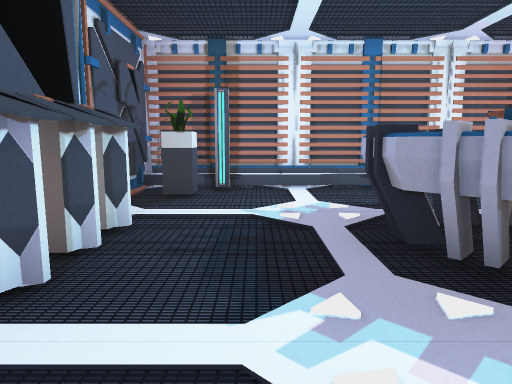
[1] (above)

24 first-person views from a walk through a scene from a Unity 3-D project. The camera is 1.2 m above the floor, tilts 8° down and sees 70° across. Doors are open. The floor is counted in squares, 1 m on a side. Each view is taken from the middle of a square. On the plan, view 1 faces up. The plan holds only what a view shows up to about 15 squares ahead; the rest is blank. The place goes on beyond the plan. The player is left out. Some surface patterns are stand-ins.

[2]
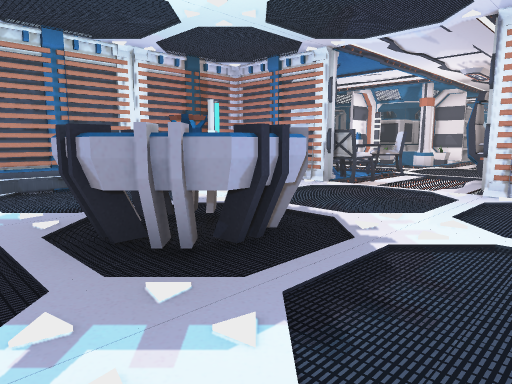

[3]
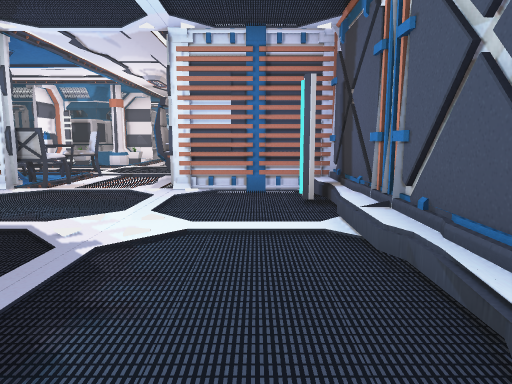

[4]
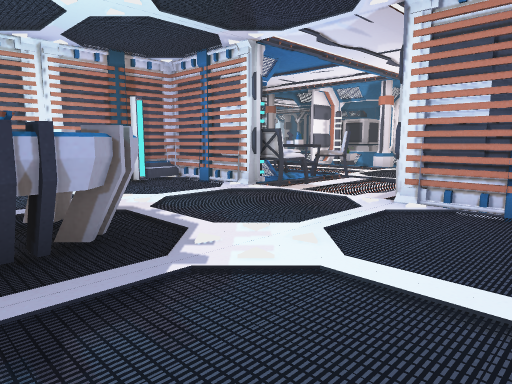

[5]
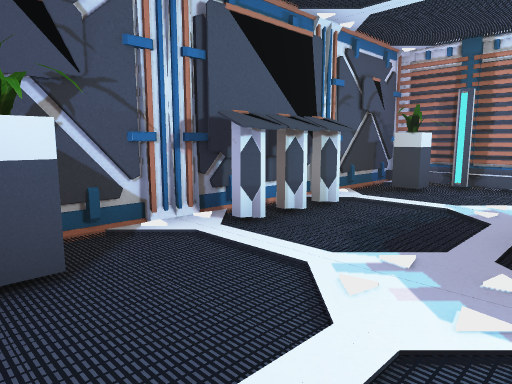

[6]
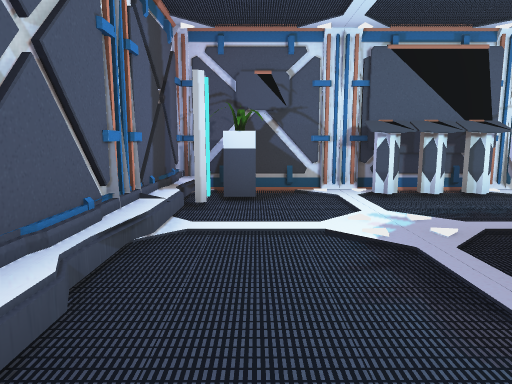

[7]
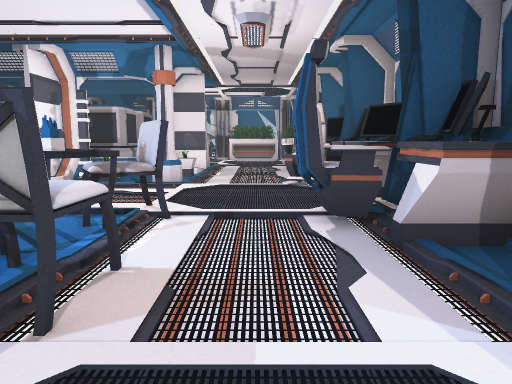

[8]
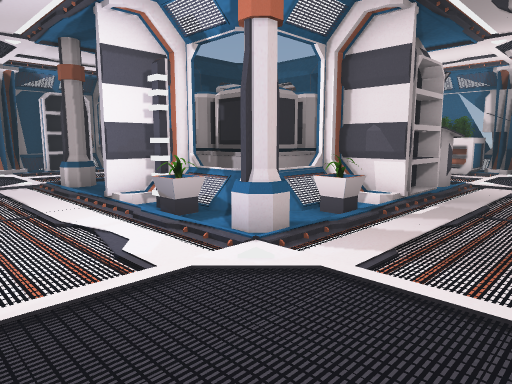

[9]
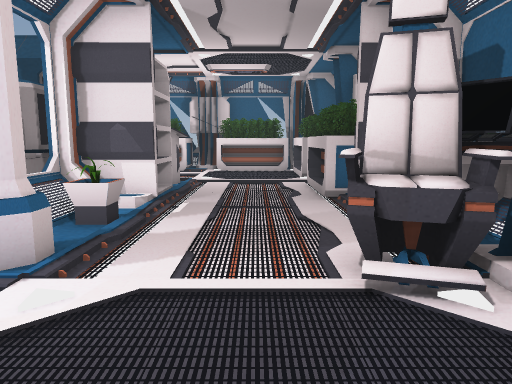

[10]
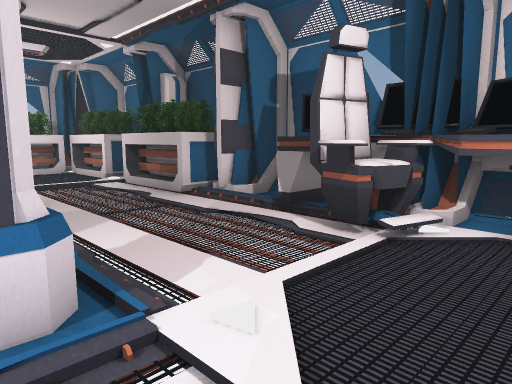

[11]
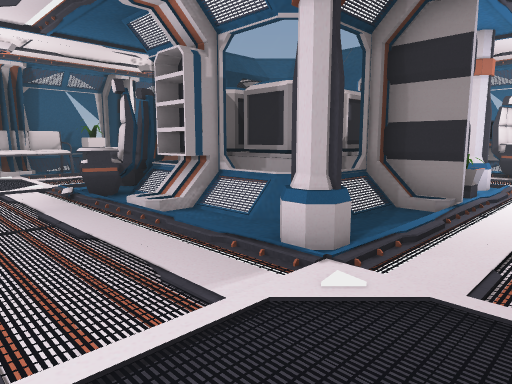

[12]
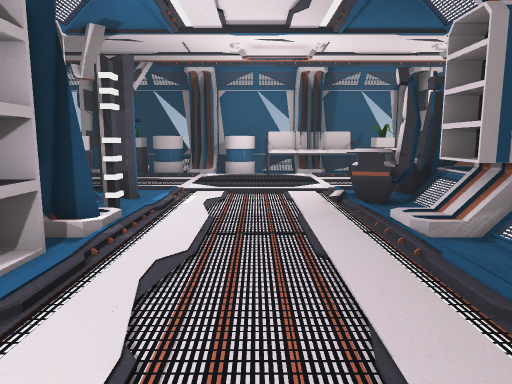

[13]
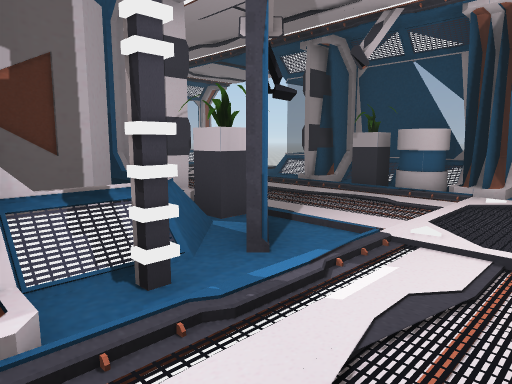

[14]
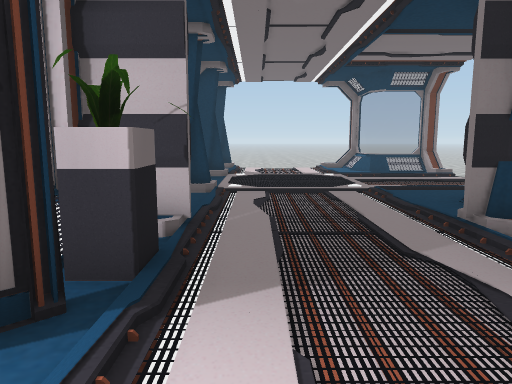

[15]
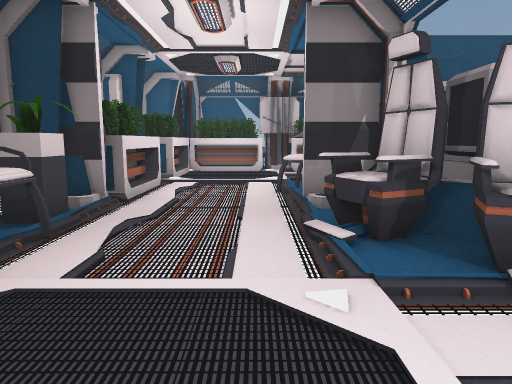

[16]
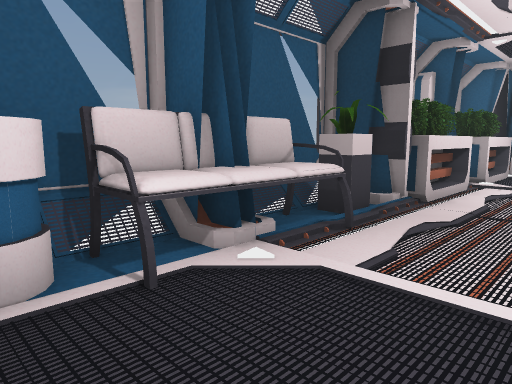

[17]
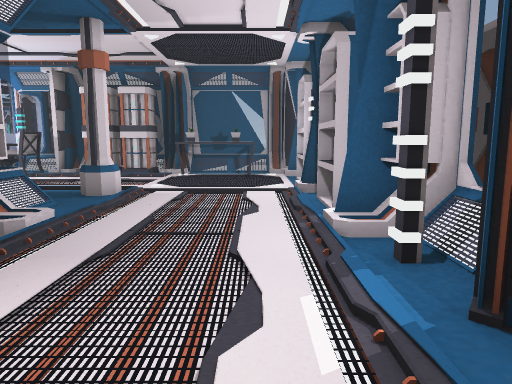

[18]
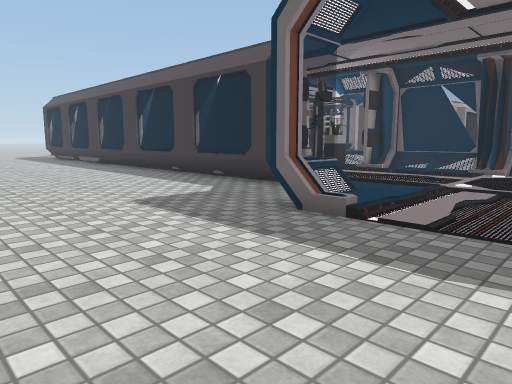

[19]
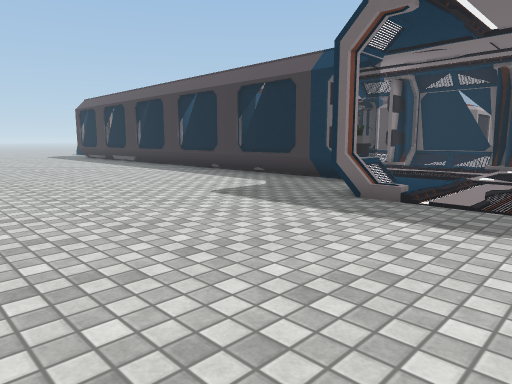

[20]
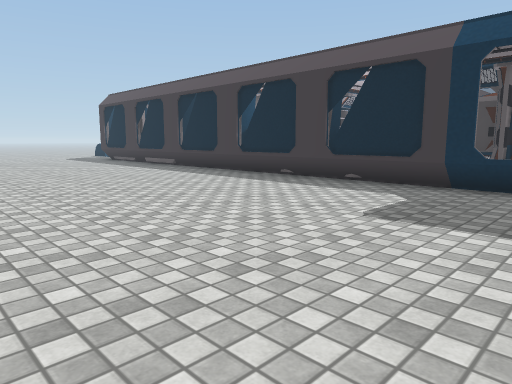

[21]
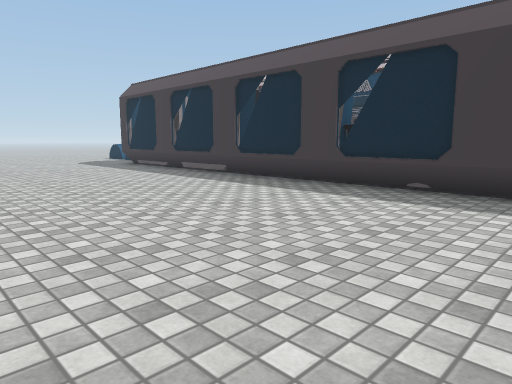

[22]
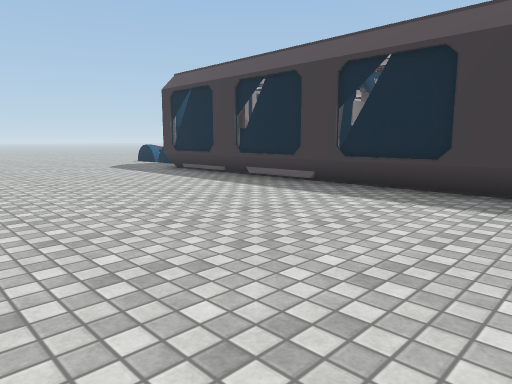

[23]
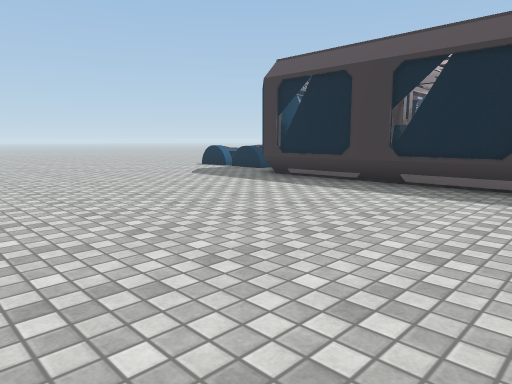

[24]
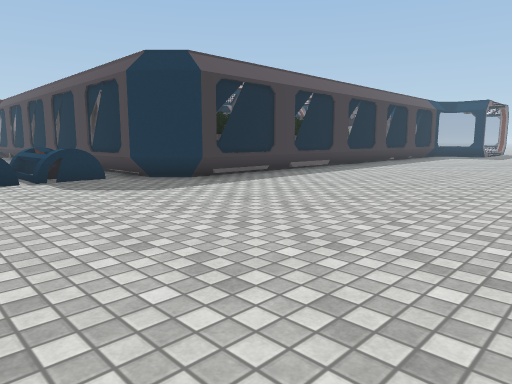

### Floor plan
Key: @ floor where view 1 was taken; # wall or solid block; . main floor; : floor 0.25 m higher than the main floor; / step, stairs or slope; D open door; = window, fence, low wall or low ledge; P plant; C console; R projector; H chair; T table; N container; L column; E desk; S shelf; F sofa; B battery; O other object.
Columns run from 3 left of view 1 to 40 right of it. Each row starts with its distance up from view 1.
 31                             ......=//
 30                            #:......./
 29                             ......... .... .
 28                             ...............
 27                             ................
 26                            #:......./.......
 25                            =......//#.......
 24                            =...../=........
 23                           N#...../..........
 22                           N#DDDDD#..........
 21                           N/.....P.........
 20                      O  NN=P.....P.........
 19                  S  ##S###:OO...OO.........
 18                ##SSS#.SS#.......##.........
 17                = O..............OO.........
 16                OOO..............FO.........
 15                OOO..............FF........
 14                #O....L../.OO....F#.........
 13                B....LL#/S/OOO...FF.........
 12                B  ...:=NNNNOO....P........
 11                B.....:NN NN/.....P........ .
 10 #############  #DDDDD#NN N #DDDDD#.........
  9 #.#....   #.#  =HH..##NNN  HH...OO..........
  8 #P...... ...#  THH..P##NNN HH...OO..........
  7 #...........#=TTH....L#:#SSCC...OS.........
  6 #..... .....DHTHHH..LLP.DSSCC...OS.........
  5 #C...RRR....DH..H.......D.......OS.........
  4 #C..RRRR....D...........D.......OO.........
  3 #C...RRR....D..OO...OO..D.......OO.........
  2 #C..........D.EEEEEEEEE.DOOOOOOOO#.........
  1 #...........# EEEEEEEEE=#OOSSSOO##.........
  0 #P.@........#               #==#...........
 -1 #.#.......#.#               OOOO...........
 -2 #############               OOOO............
 -3                                O............
 -4                                    ........
 -5                                       .... .

Positions as (right, up) in squares from view 1, and headings:
1: (0, 0), facing up
2: (0, 0), facing up-right
3: (0, 0), facing right
4: (2, -1), facing up-right
5: (2, -1), facing up-left
6: (6, 0), facing left
7: (7, 4), facing right
8: (14, 3), facing up-right
9: (14, 4), facing right
10: (15, 7), facing down-right
11: (15, 17), facing down-right
12: (16, 16), facing right
13: (21, 16), facing up-right
14: (26, 17), facing up
15: (26, 17), facing down
16: (26, 17), facing down-right
17: (26, 17), facing left
18: (38, 29), facing down-left
19: (40, 29), facing down-left
20: (40, 25), facing down-left
21: (39, 20), facing down-left
22: (39, 16), facing down-left
23: (40, 11), facing down-left
24: (40, -5), facing up-left
